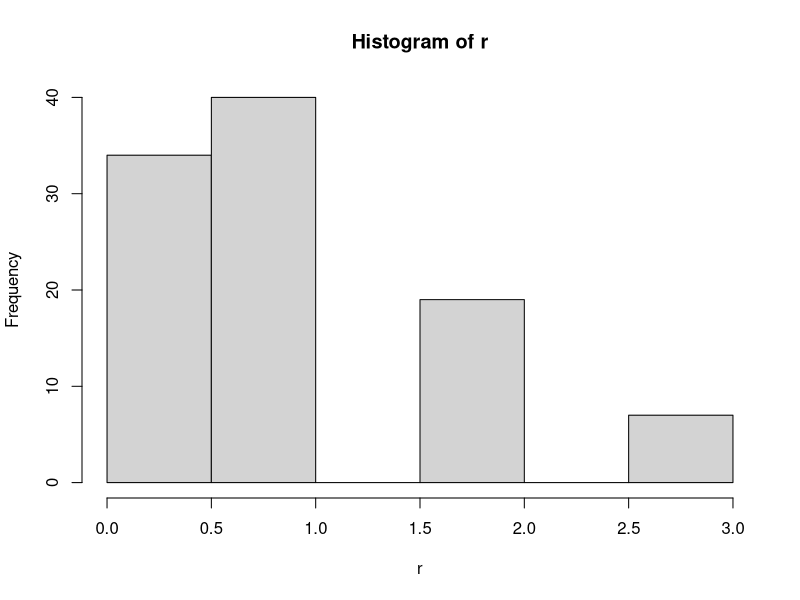
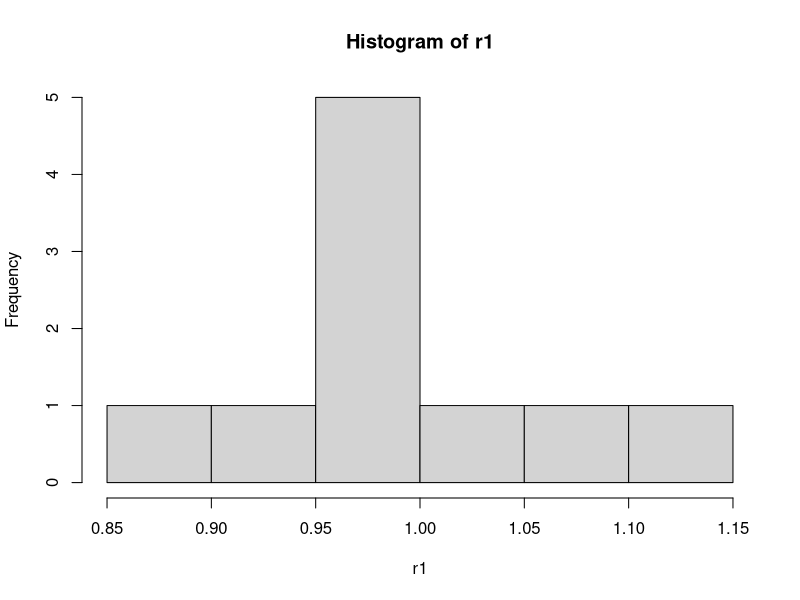
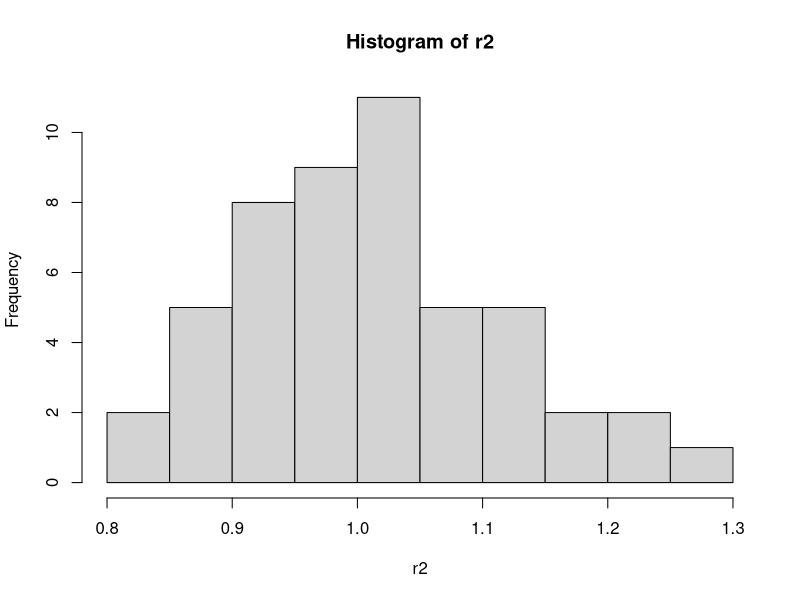
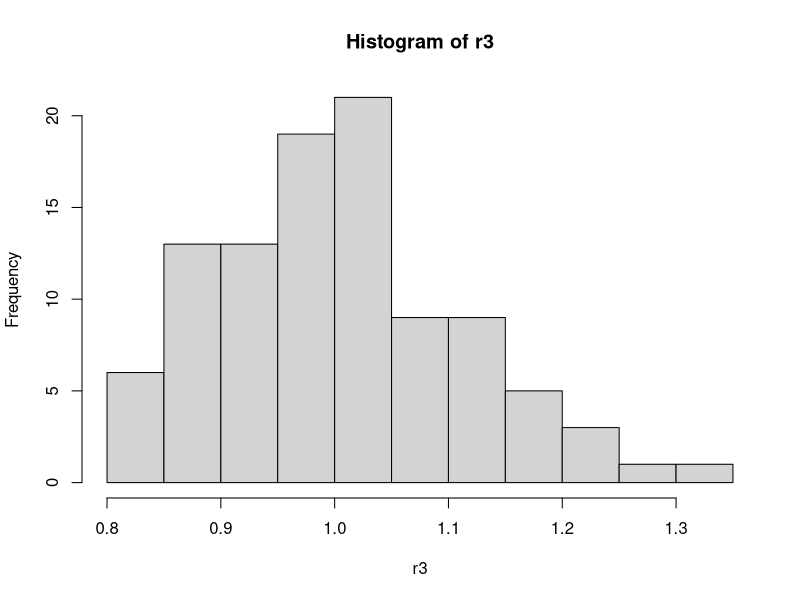
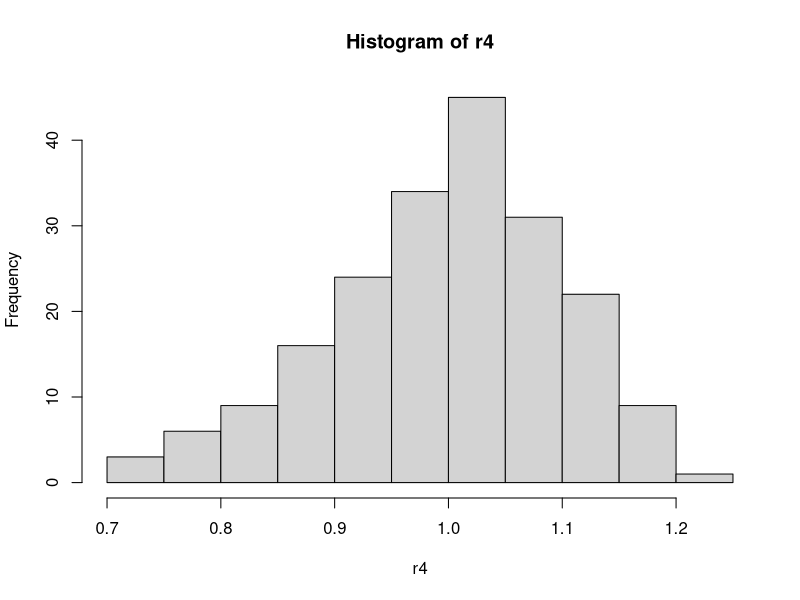
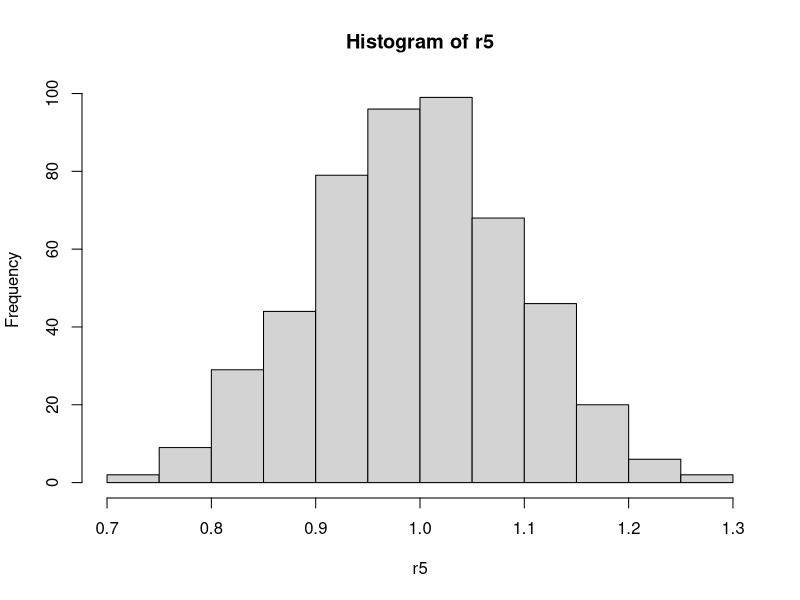
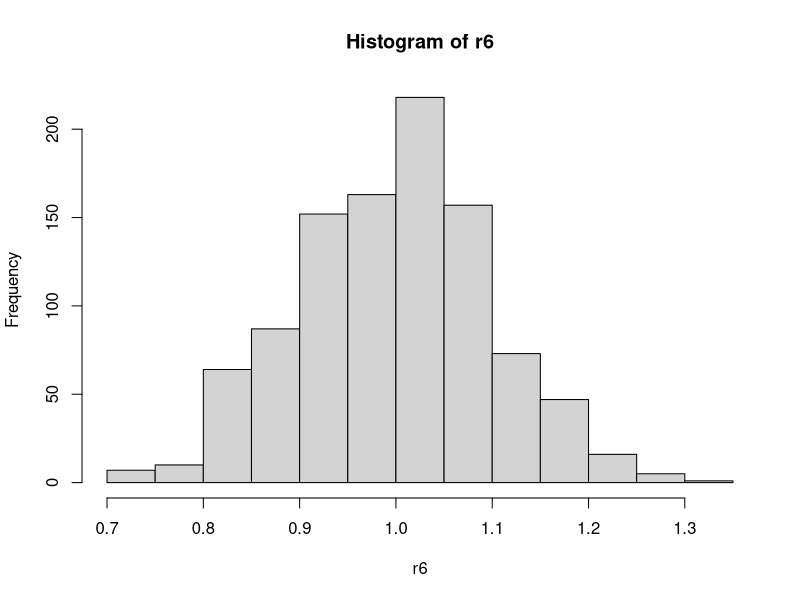

Write R code to recreate these figures, in order.
r <- rpois(100,1)
r
mean(r)
var(r)
sd(r)
hist(r)

r1 <- replicate(10, mean(rpois(100,1)))
r1
mean(r)
mean(r1)
var(r)
var(r1)
sd(r)
sd(r1)
hist(r1)

r2 <- replicate(50, mean(rpois(100,1)))
r2
mean(r)
mean(r2)
var(r)
var(r2)
sd(r)
sd(r2)
hist(r2)

r3 <- replicate(100, mean(rpois(100,1)))
r3
mean(r)
mean(r3)
var(r)
var(r3)
sd(r)
sd(r3)
hist(r3)

r4 <- replicate(200, mean(rpois(100,1)))
r4
mean(r)
mean(r4)
var(r)
var(r4)
sd(r)
sd(r4)
hist(r4)

r5 <- replicate(500, mean(rpois(100,1)))
r5
mean(r)
mean(r5)
var(r)
var(r5)
sd(r)
sd(r5)
hist(r5)

r6 <- replicate(1000, mean(rpois(100,1)))
r6
mean(r)
mean(r6)
var(r)
var(r6)
sd(r)
sd(r6)
hist(r6)